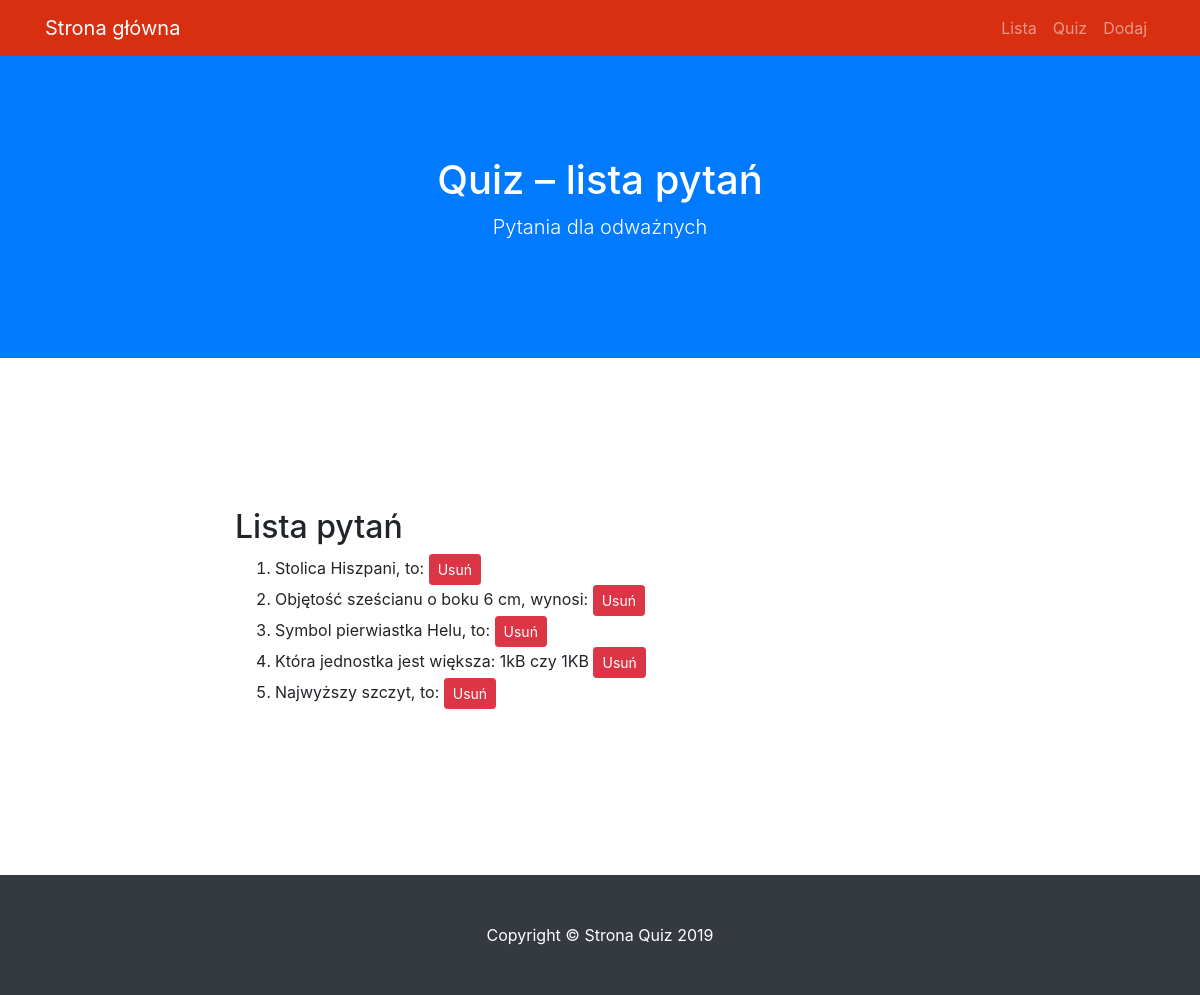
Screenshot of /lista with the database file from the repository.
### modele.py (models this page shows)
class BazaModel(Model):
    class Meta:
        database = baza

class Pytanie(BazaModel):
    pytanie = CharField(null=False)
    kategoria = ForeignKeyField(Kategoria, related_name='pytania')

### views.py (the view)
@app.route('/lista')
def lista():
    pytania = Pytanie.select()
    return render_template('lista.html', query=pytania)

### app.py (called while the page is built)
@app.before_request
def before_request():
    g.db = baza
    g.db.connect(reuse_if_open=True)

@app.after_request
def after_request(response):
    g.db.close()
    return response

### templates/lista.html (shortened to what this page needs)
{% extends "szablon.html" %}
{% block h1 %}Quiz – lista pytań{% endblock %}
{% block tresc %}
  <h2>Lista pytań</h2>
  <ol>
    {% for p in query %}
        <li>{{ p.pytanie }}
        <a href="{{ url_for('usun', pid=p.id) }}" class="btn btn-sm btn-danger">Usuń</a>
        </li>
    {% endfor %}
  </ol>
{% endblock %}

### rows the page displays
Pytanie: pytanie "Stolica Hiszpani, to:"
Pytanie: pytanie "Objętość sześcianu o boku 6 cm, wynosi:"
Pytanie: pytanie "Symbol pierwiastka Helu, to:"
Pytanie: pytanie "Która jednostka jest większa: 1kB czy 1KB"
Pytanie: pytanie "Najwyższy szczyt, to:"
